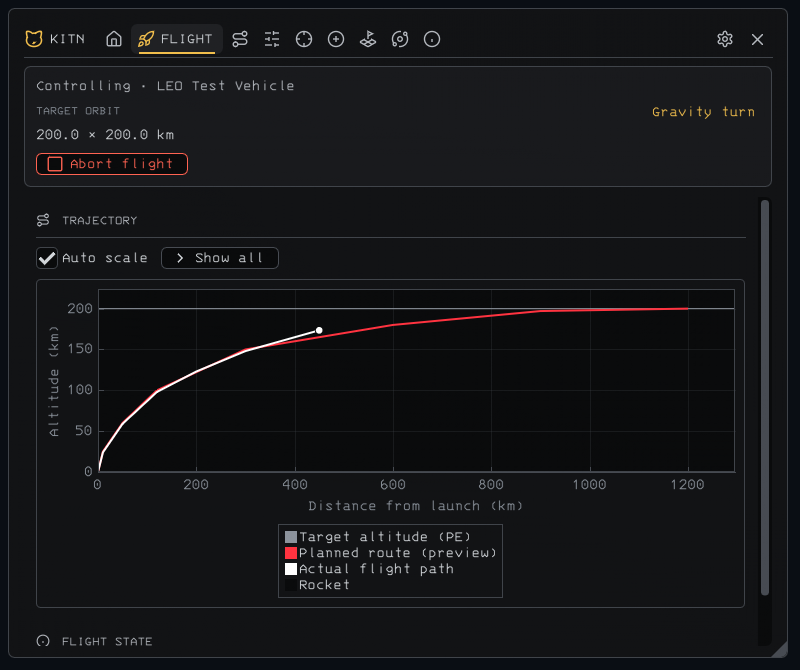
#> input picture docs/artwork/screens/ascent.png, 800 x 670 px, given in place of ascent.png.png, which was not available
$ python -i build_readme_artwork.py   (imports and definitions only)
#> lines starting #> are read from the running program, lines starting #| are printed output that depends on the picture
"""Compose README artwork from fresh, unaltered KITN UI renders.

Requires Pillow, fontTools and resvg-py. Source captures live in docs/artwork/screens.
The Lucide cat comes directly from the vendored SVG; the wordmark is outlined.
"""

from pathlib import Path
import json
from io import BytesIO
import xml.etree.ElementTree as ET

from PIL import Image, ImageChops, ImageDraw, ImageFilter, ImageFont
from fontTools.pens.svgPathPen import SVGPathPen
from fontTools.pens.transformPen import TransformPen
from fontTools.ttLib import TTFont
from fontTools.varLib.instancer import instantiateVariableFont
import resvg_py

ROOT = Path(__file__).resolve().parents[1]
OUT = ROOT / "docs/artwork"
SCREENS = OUT / "screens"
SIZE = (3200, 1600)
GOLD = "#f5c44e"
FONT = Path("C:/Windows/Fonts/bahnschrift.ttf")


# [43 lines left out: functions logo_paths, make_logo, write_logos, not called in this run]


def load_screen(name):
#> called with name = '../docs/artwork/screens/ascent.png'
    image = Image.open(SCREENS / f"{name}.png").convert("RGBA")
#> image is the input picture: PIL image 800x670 RGBA; mean R, G, B, A 21.1, 21.7, 24, 255
    # The native renderer's canvas surrounds each window. Remove only that canvas.
    bg = Image.new("RGB", image.size, (10, 14, 20))
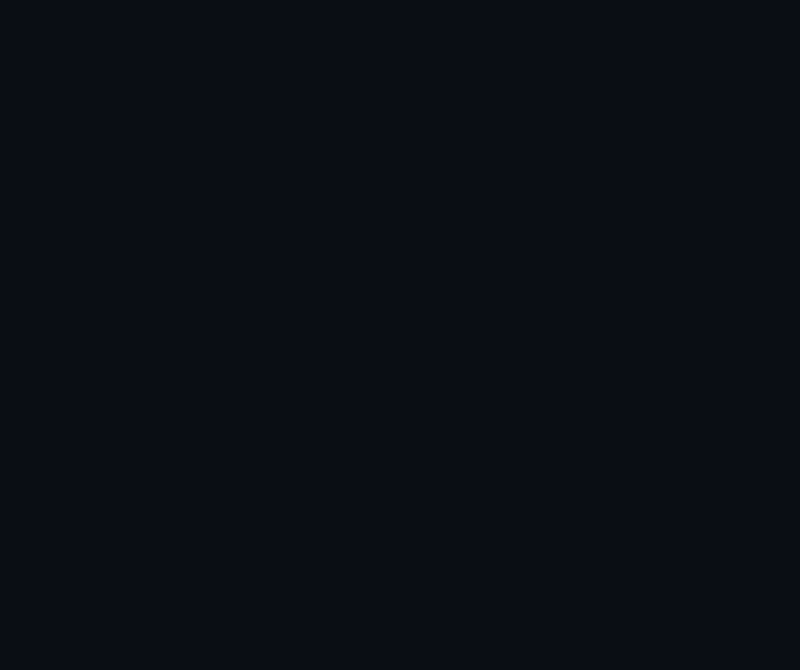
#> bg: PIL image 800x670 RGB; mean R, G, B 10, 14, 20
    box = ImageChops.difference(image.convert("RGB"), bg).getbbox()
#> box = (8, 8, 788, 658)
    image = image.crop(box)
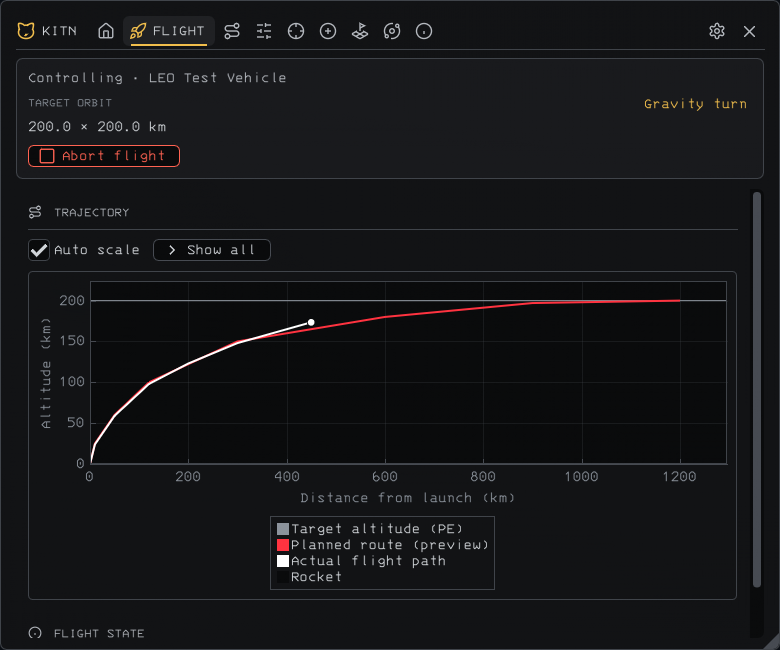
#> image: PIL image 780x650 RGBA; mean R, G, B, A 21.7, 22.2, 24.2, 255
    mask = Image.new("L", image.size)
#> mask: PIL image 780x650 L; every value is 0
    ImageDraw.Draw(mask).rounded_rectangle((0, 0, image.width-1, image.height-1), radius=6, fill=255)
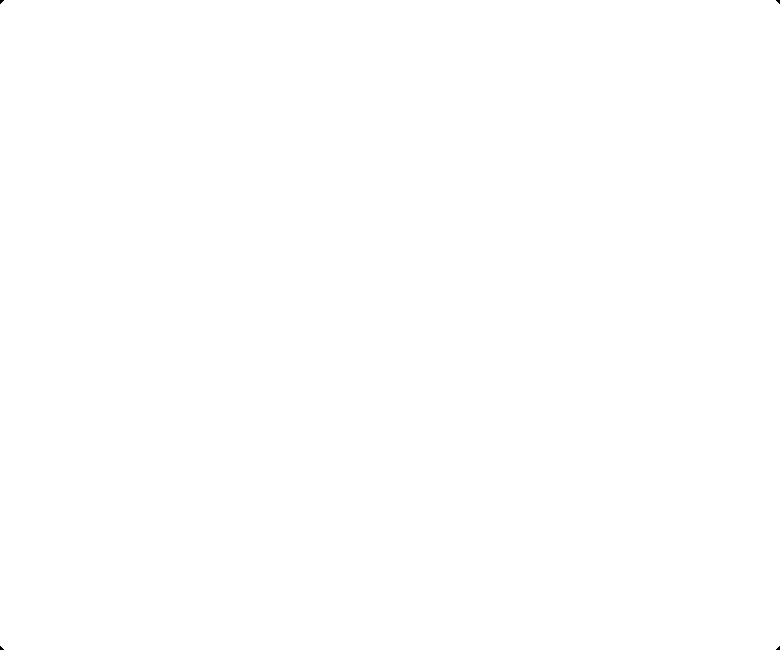
#> mask: PIL image 780x650 L; 100% white; 4 black regions (4 under 20 px)
    image.putalpha(mask)
    return image


# [89 lines left out: functions paste_shadow, screen, brand, title, render_banners, main, not called in this run]


# [2 lines not run here, left out]

>>> result = load_screen('../docs/artwork/screens/ascent.png')

$ run again, on docs/artwork/screens/remote-control.png
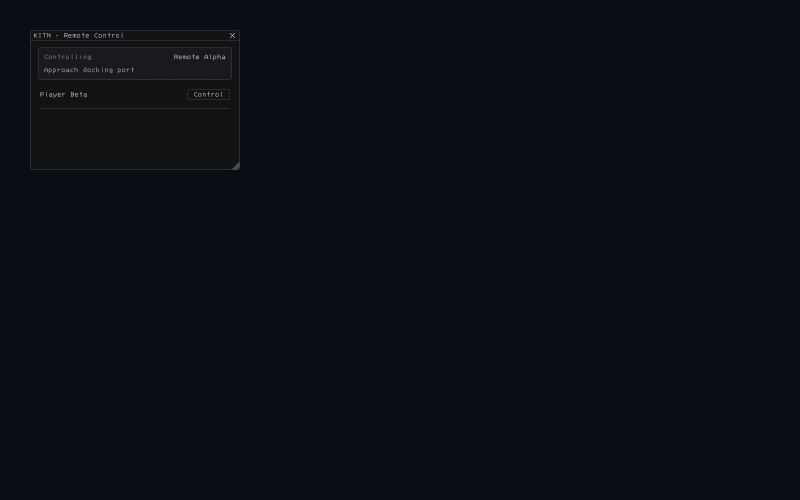
#> input picture docs/artwork/screens/remote-control.png, 1600 x 1000 px, given in place of remote-control.png.png, which was not available (shown at 1/2 size)
#> in load_screen, image is the input picture: PIL image 1600x1000 RGBA; mean R, G, B, A 10.9, 14.7, 20.4, 255
#> box = (60, 60, 480, 340)
#> in load_screen, `image = image.crop(box)`:
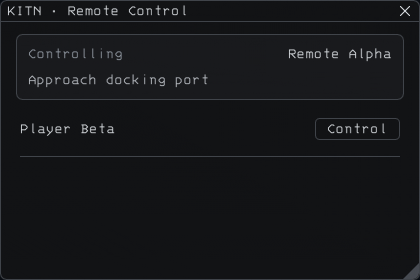
#> image: PIL image 420x280 RGBA; mean R, G, B, A 22.6, 23.7, 26.1, 255
